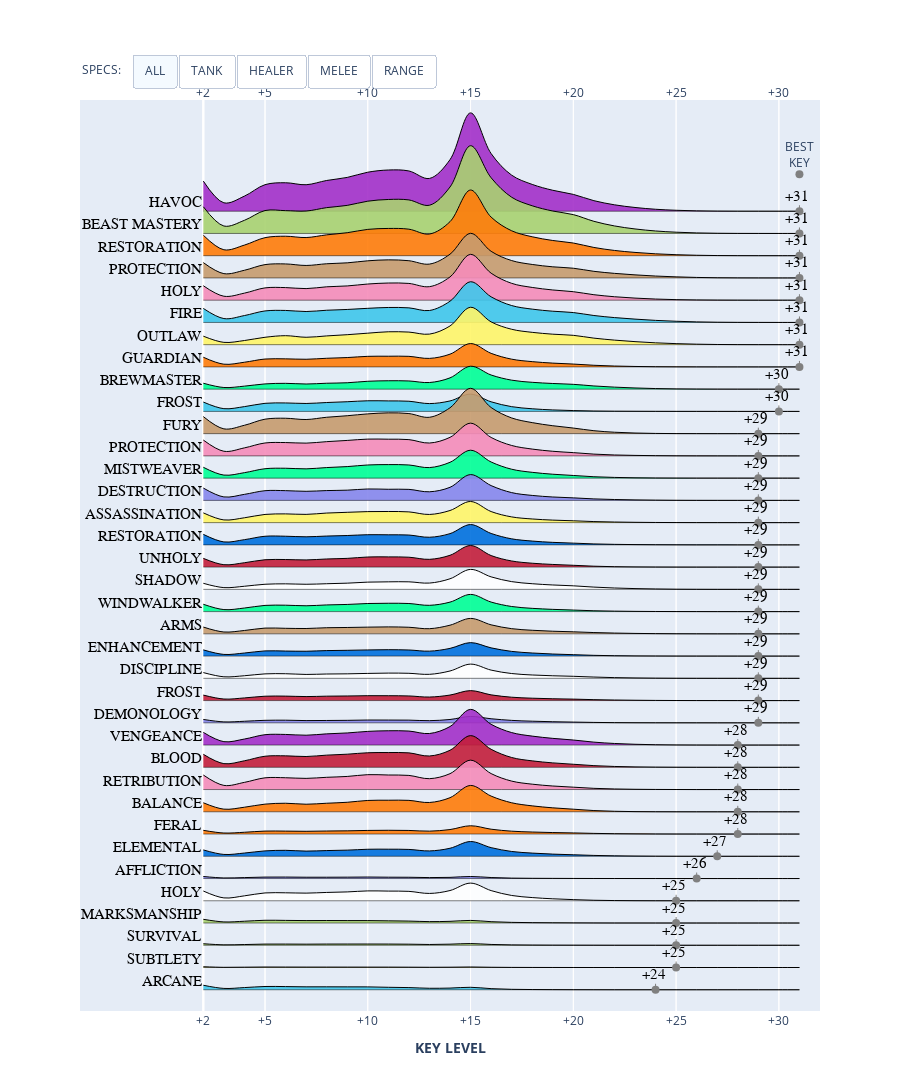

The code cell stored with this chart in its notebook:
### Code cell
#figx.update_layout(title=dict(yref='paper', y = 1, text='Completed key runs broken down by key level and spec\n(mouse over to see numbers)'))
#figx.update_annotations({'x': 0,'xref': 'paper', 'yref': 'paper', 'y': 1.045, 'text': 'SPECS:', 'showarrow': False})
figx.show()
